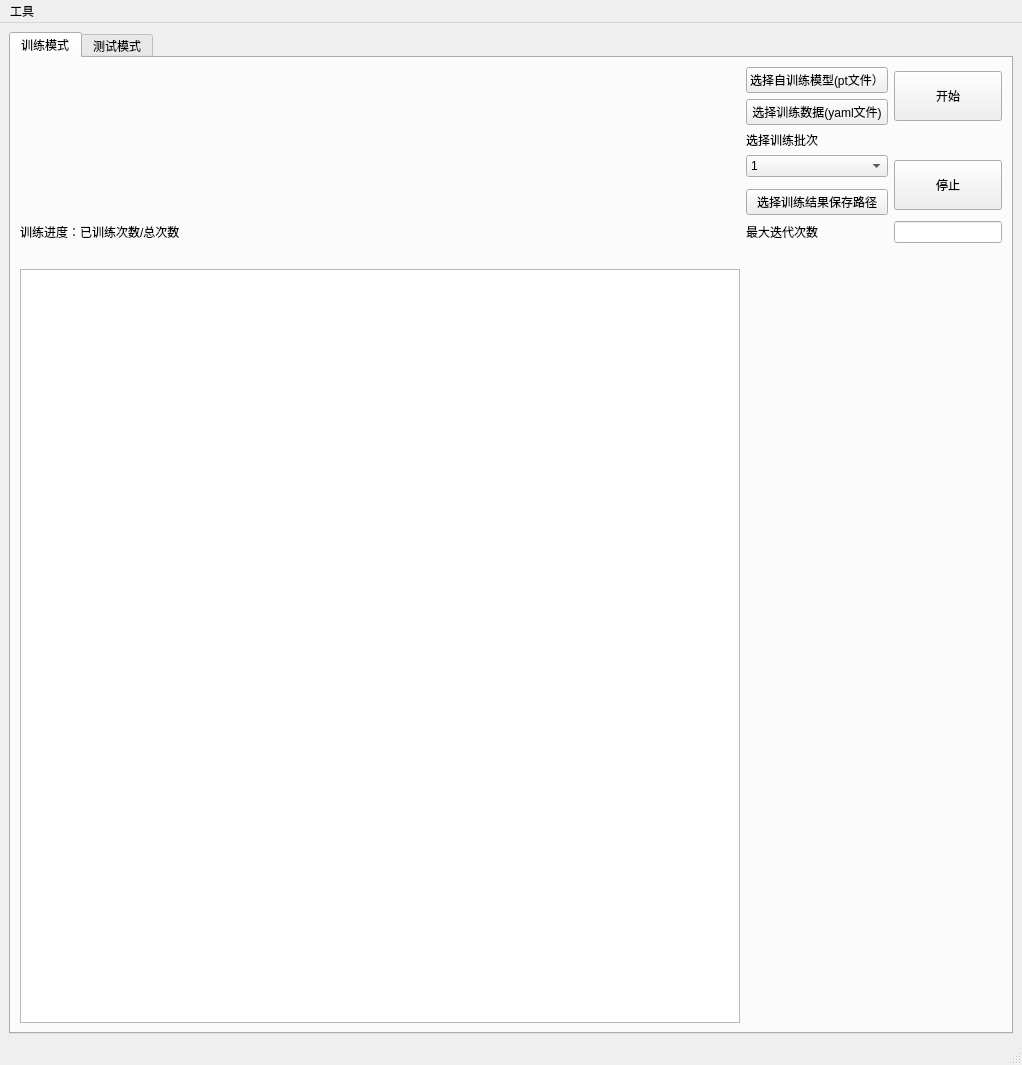
<?xml version="1.0" encoding="UTF-8"?>
<ui version="4.0">
 <class>YoloWindow</class>
 <widget class="QMainWindow" name="YoloWindow">
  <property name="enabled">
   <bool>true</bool>
  </property>
  <property name="geometry">
   <rect>
    <x>0</x>
    <y>0</y>
    <width>1022</width>
    <height>1065</height>
   </rect>
  </property>
  <property name="windowTitle">
   <string>目标检测训练器</string>
  </property>
  <property name="windowIcon">
   <iconset>
    <normaloff>../../../../Downloads/人工智能_ 人工智能_ 自动机_ 脑_ 数码产品_ 机器人学-ico_爱给网_aigei_com (1).ico</normaloff>../../../../Downloads/人工智能_ 人工智能_ 自动机_ 脑_ 数码产品_ 机器人学-ico_爱给网_aigei_com (1).ico</iconset>
  </property>
  <widget class="QWidget" name="centralwidget">
   <layout class="QGridLayout" name="gridLayout_3">
    <item row="0" column="0">
     <widget class="QTabWidget" name="tabWidget">
      <property name="enabled">
       <bool>true</bool>
      </property>
      <property name="currentIndex">
       <number>0</number>
      </property>
      <widget class="QWidget" name="train_mode">
       <attribute name="title">
        <string>训练模式</string>
       </attribute>
       <layout class="QGridLayout" name="gridLayout_4">
        <item row="0" column="1">
         <layout class="QGridLayout" name="gridLayout" rowstretch="0,0,0,0,0,0,0,0,0,0,0,0" columnstretch="3,0,0,0">
          <item row="8" column="3">
           <widget class="QLabel" name="label_5">
            <property name="text">
             <string/>
            </property>
           </widget>
          </item>
          <item row="0" column="0" rowspan="6">
           <widget class="QLabel" name="label_6">
            <property name="text">
             <string/>
            </property>
            <property name="pixmap">
             <pixmap>1.png</pixmap>
            </property>
           </widget>
          </item>
          <item row="0" column="1">
           <widget class="QPushButton" name="pushButton_2">
            <property name="text">
             <string>选择自训练模型(pt文件）</string>
            </property>
           </widget>
          </item>
          <item row="11" column="0">
           <layout class="QVBoxLayout" name="verticalLayout">
            <item>
             <widget class="QTextBrowser" name="train_textBrowser"/>
            </item>
           </layout>
          </item>
          <item row="3" column="3" rowspan="3">
           <widget class="QPushButton" name="train_stop">
            <property name="minimumSize">
             <size>
              <width>0</width>
              <height>50</height>
             </size>
            </property>
            <property name="text">
             <string>停止</string>
            </property>
           </widget>
          </item>
          <item row="2" column="1">
           <widget class="QLabel" name="label">
            <property name="text">
             <string>选择训练批次</string>
            </property>
           </widget>
          </item>
          <item row="5" column="1">
           <widget class="QPushButton" name="pushButton_4">
            <property name="text">
             <string>选择训练结果保存路径</string>
            </property>
           </widget>
          </item>
          <item row="0" column="3" rowspan="2">
           <widget class="QPushButton" name="train_start">
            <property name="minimumSize">
             <size>
              <width>0</width>
              <height>50</height>
             </size>
            </property>
            <property name="text">
             <string>开始</string>
            </property>
           </widget>
          </item>
          <item row="3" column="1">
           <widget class="QComboBox" name="comboBox">
            <item>
             <property name="text">
              <string>1</string>
             </property>
            </item>
            <item>
             <property name="text">
              <string>2</string>
             </property>
            </item>
            <item>
             <property name="text">
              <string>3</string>
             </property>
            </item>
            <item>
             <property name="text">
              <string>4</string>
             </property>
            </item>
            <item>
             <property name="text">
              <string>5</string>
             </property>
            </item>
            <item>
             <property name="text">
              <string>6</string>
             </property>
            </item>
            <item>
             <property name="text">
              <string>7</string>
             </property>
            </item>
            <item>
             <property name="text">
              <string>8</string>
             </property>
            </item>
            <item>
             <property name="text">
              <string>9</string>
             </property>
            </item>
            <item>
             <property name="text">
              <string>10</string>
             </property>
            </item>
            <item>
             <property name="text">
              <string>11</string>
             </property>
            </item>
            <item>
             <property name="text">
              <string>12</string>
             </property>
            </item>
           </widget>
          </item>
          <item row="1" column="1">
           <widget class="QPushButton" name="pushButton">
            <property name="text">
             <string>选择训练数据(yaml文件)</string>
            </property>
           </widget>
          </item>
          <item row="6" column="3">
           <widget class="QLineEdit" name="lineEdit"/>
          </item>
          <item row="6" column="1">
           <widget class="QLabel" name="label_4">
            <property name="text">
             <string>最大迭代次数</string>
            </property>
           </widget>
          </item>
          <item row="6" column="0">
           <widget class="QLabel" name="label_2">
            <property name="text">
             <string>训练进度：已训练次数/总次数</string>
            </property>
           </widget>
          </item>
         </layout>
        </item>
       </layout>
      </widget>
      <widget class="QWidget" name="test_mode">
       <attribute name="title">
        <string>测试模式</string>
       </attribute>
       <layout class="QGridLayout" name="gridLayout_5">
        <item row="12" column="1">
         <widget class="QPushButton" name="pushButton_3">
          <property name="text">
           <string>结束检测</string>
          </property>
         </widget>
        </item>
        <item row="11" column="0">
         <widget class="QPushButton" name="test_video">
          <property name="text">
           <string>视频检测</string>
          </property>
         </widget>
        </item>
        <item row="9" column="1">
         <widget class="QPushButton" name="pushButton_stop">
          <property name="text">
           <string>暂停/继续</string>
          </property>
         </widget>
        </item>
        <item row="12" column="0">
         <widget class="QPushButton" name="test_ca">
          <property name="text">
           <string>摄像头检测</string>
          </property>
         </widget>
        </item>
        <item row="9" column="0">
         <widget class="QPushButton" name="test_image">
          <property name="text">
           <string>图片检测</string>
          </property>
         </widget>
        </item>
        <item row="13" column="0" colspan="2">
         <widget class="QLabel" name="label_9">
          <property name="text">
           <string/>
          </property>
         </widget>
        </item>
        <item row="0" column="0" colspan="2">
         <widget class="QPushButton" name="test_weights">
          <property name="text">
           <string>选择weights(pt文件)</string>
          </property>
         </widget>
        </item>
        <item row="6" column="0">
         <widget class="QLabel" name="label_8">
          <property name="text">
           <string>nms的阈值，调小会减少重复框（默认0.45）                               </string>
          </property>
         </widget>
        </item>
        <item row="2" column="0">
         <widget class="QLabel" name="label_7">
          <property name="text">
           <string>选择置信度（置信度的阈值，调低会增加预测框，但会降低准确率）默认0.4</string>
          </property>
         </widget>
        </item>
        <item row="6" column="1">
         <widget class="QLineEdit" name="lineEdit_3"/>
        </item>
        <item row="7" column="0" colspan="2">
         <widget class="QPushButton" name="testmode">
          <property name="text">
           <string>初始化模型</string>
          </property>
         </widget>
        </item>
        <item row="8" column="0" colspan="2">
         <widget class="QPushButton" name="test_dir">
          <property name="text">
           <string>选择检测二结果保存路径</string>
          </property>
         </widget>
        </item>
        <item row="2" column="1">
         <widget class="QLineEdit" name="lineEdit_2"/>
        </item>
       </layout>
       <widget class="QLabel" name="label_3">
        <property name="geometry">
         <rect>
          <x>11</x>
          <y>279</y>
          <width>972</width>
          <height>681</height>
         </rect>
        </property>
        <property name="maximumSize">
         <size>
          <width>972</width>
          <height>16777215</height>
         </size>
        </property>
        <property name="text">
         <string/>
        </property>
       </widget>
      </widget>
     </widget>
    </item>
   </layout>
  </widget>
  <widget class="QStatusBar" name="statusbar"/>
  <widget class="QMenuBar" name="menubar">
   <property name="geometry">
    <rect>
     <x>0</x>
     <y>0</y>
     <width>1022</width>
     <height>26</height>
    </rect>
   </property>
   <widget class="QMenu" name="menu">
    <property name="title">
     <string>工具</string>
    </property>
    <addaction name="actionLabelImg"/>
    <addaction name="actionxml_txt"/>
    <addaction name="actionpt_ncnn"/>
    <addaction name="separator"/>
    <addaction name="action_2"/>
   </widget>
   <addaction name="menu"/>
  </widget>
  <action name="actionLabelImg">
   <property name="text">
    <string>LabelImg标注工具</string>
   </property>
  </action>
  <action name="setting_action">
   <property name="text">
    <string>设置</string>
   </property>
  </action>
  <action name="actionxml_txt">
   <property name="text">
    <string>标注格式转换工具</string>
   </property>
  </action>
  <action name="actionpt_ncnn">
   <property name="text">
    <string>pt转PyToC工具</string>
   </property>
  </action>
  <action name="action_resolution">
   <property name="text">
    <string>转换图片分辨率工具</string>
   </property>
  </action>
  <action name="action_2">
   <property name="text">
    <string>关于</string>
   </property>
  </action>
  <action name="setting_action_2">
   <property name="text">
    <string>设置</string>
   </property>
   <property name="toolTip">
    <string>设置</string>
   </property>
  </action>
 </widget>
 <resources/>
 <connections/>
</ui>
